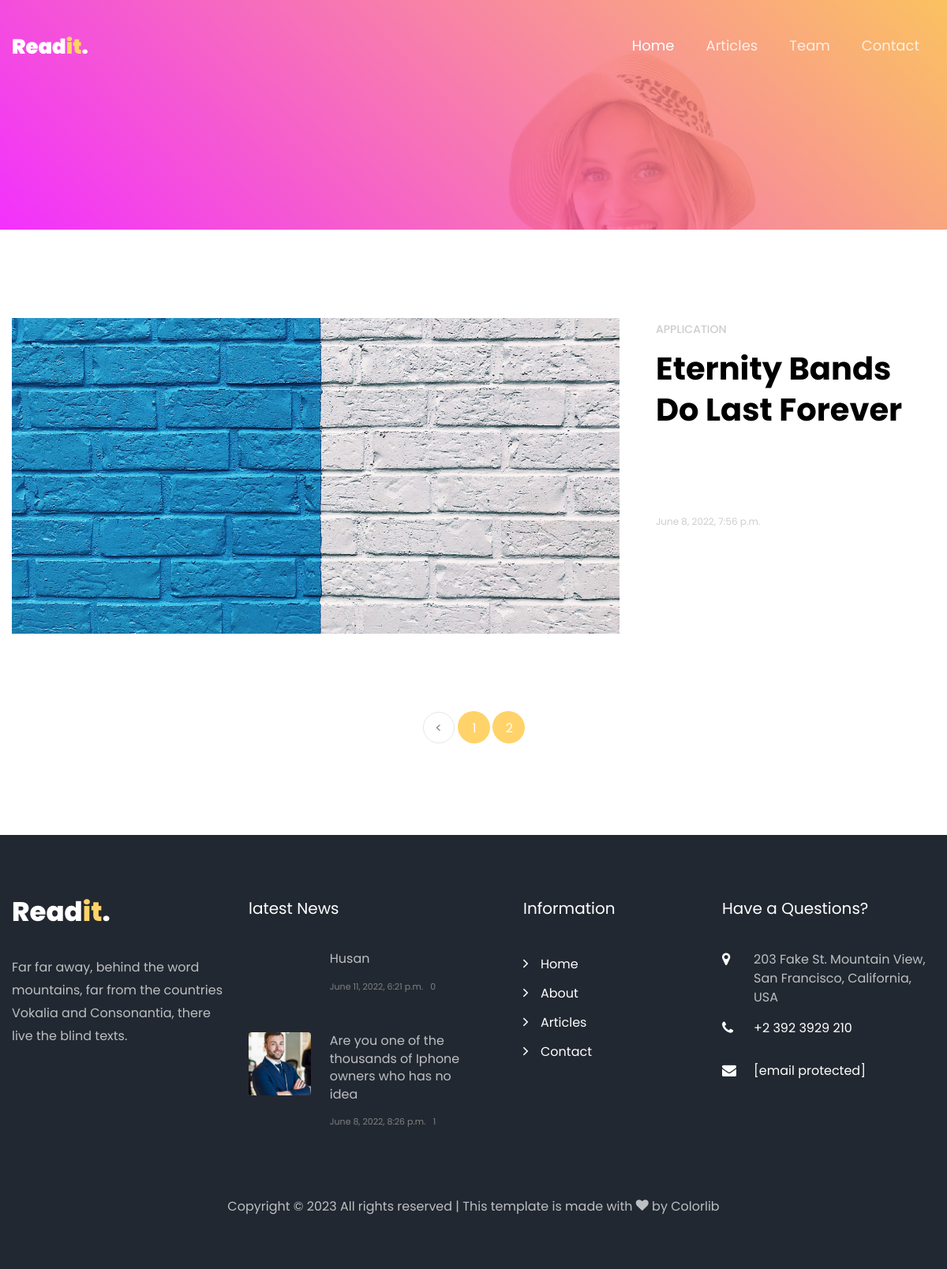
Page /?page=2 on the earlier database version.
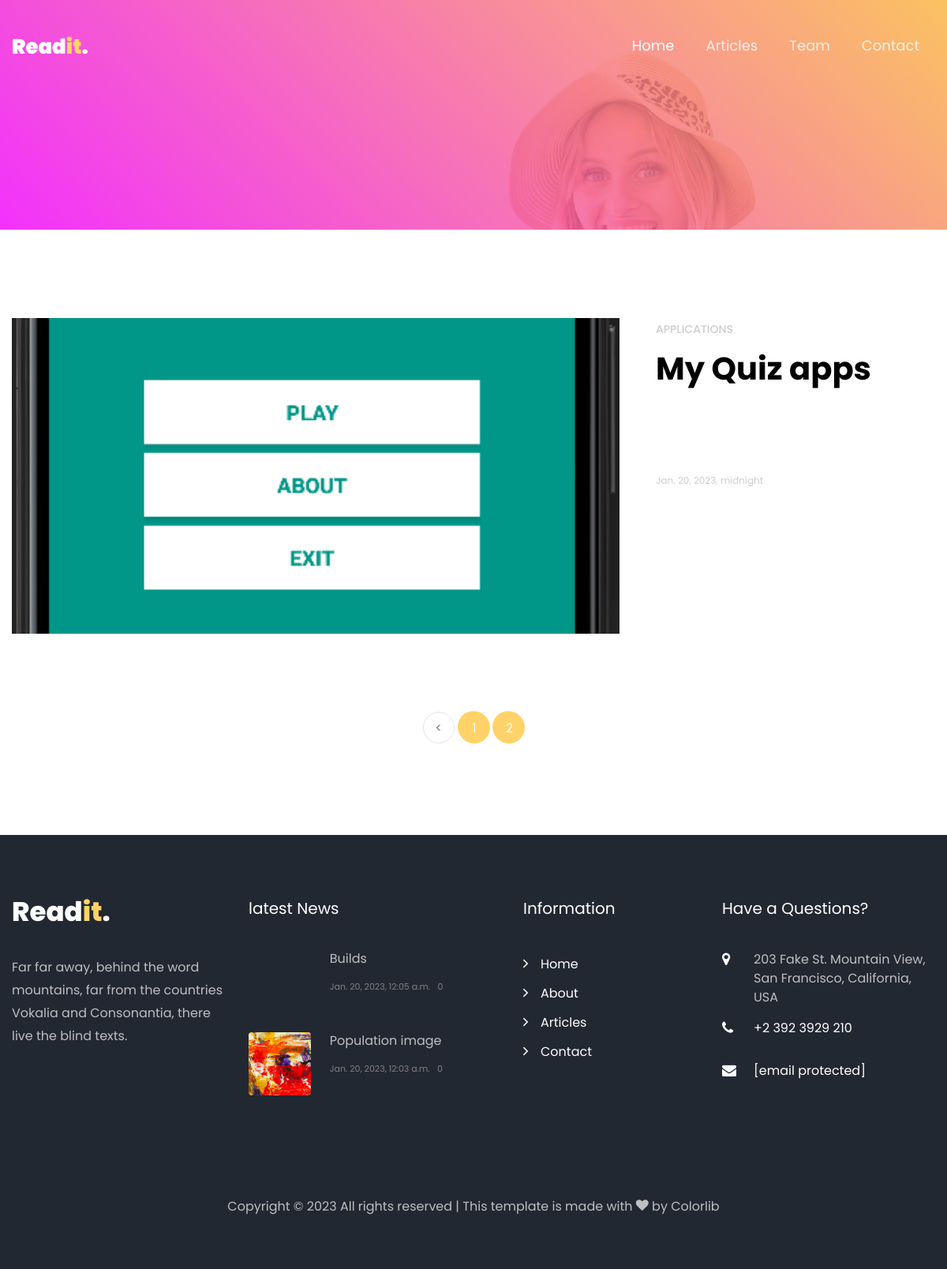
Same page on the later database version.
### readit_app/models.py (models this page shows, shortened)
class Timestamp(models.Model):
    created_at = models.DateTimeField(auto_now_add=True, blank=True, null=True)
    updated_at = models.DateTimeField(auto_now=True)
    class Meta:
        abstract = True

class Article(Timestamp):
    title = models.CharField(max_length=250, unique=True)
    slug = models.SlugField(blank=True, null=True, unique=True)
    category = models.ForeignKey(Category, on_delete=models.CASCADE)
    image = models.ImageField(upload_to='articles/')
    content = models.TextField()
    tag = models.ManyToManyField(Tag, blank=True)

class Category(models.Model):
    category = models.CharField(max_length=70)
    def __str__(self):
        return self.category

### readit_app/views.py (the view)
# urls.py: path('', home_view, name='home_view'),
def home_view(request):
    articles = Article.objects.all().order_by('-id')
    pagination = Paginator(articles[:3], 2)
    page = request.GET.get('page')
    article = pagination.get_page(page)
    lst = []
    for page in range(1, article.paginator.num_pages+1):
        lst.append(page)
    context = {
        'list': lst,
        'page': page,
        'article': article,
        'articles': articles,
    }
    return render(request, 'index.html', context)

### templates/index.html (shortened to what this page needs)
{% extends 'base.html' %}
{% load static %}
{% block content %}
    <div class="hero-wrap js-fullheight"
         style="background-image:url({% static 'images/xbg_1.jpg.pagespeed.ic.7wX3e-PeJV.jpg' %})"
         data-stellar-background-ratio="0.5">
        <div class="overlay"></div>
        <div class="container">
            <div class="row no-gutters slider-text js-fullheight align-items-center justify-content-start"
                 data-scrollax-parent="true">
            </div>
        </div>
    </div>
    <section class="ftco-section">
        <div class="container">
            <div class="row">
                <div class="col-md-12">
                    {% for article in article %}
                        <div class="case">
                            <div class="row">
                                <div class="col-md-6 col-lg-6 col-xl-8 d-flex">
                                    <a href="{% url 'readit:article_detail' slug=article.slug %}"
                                       class="img w-100 mb-3 mb-md-0"
                                       style="background-image:url({{ article.image.url }})"></a>
                                </div>
                                <div class="col-md-6 col-lg-6 col-xl-4 d-flex">
                                    <div class="text w-100 pl-md-3">
                                        <span class="subheading">{{ article.category }}</span>
                                        <h2>
                                            <a href="{% url 'readit:article_detail' slug=article.slug %}">{{ article.title }}</a>
                                        </h2>
                                        <div class="meta">
                                            <p class="mb-0"><a
                                                    href="/detail/{{ article.slug }}/">{{ article.created_at }}</a></p>
                                        </div>
                                    </div>
                                </div>
                            </div>
                        </div>
                    {% endfor %}
                </div>
            </div>
            <div class="row mt-5">
                <div class="col text-center">
                    <div class="block-27">
                        <ul>
                            {% if article.has_previous %}
                                <li><a href="?page={{ article.previous_page_number }}">&lt;</a></li>
                            {% endif %}
                            {% for foo in list %}
                                <li class="active"><span><a href="?page={{ foo }}">{{ foo }}</a></span></li>
                            {% endfor %}
                        </ul>
                    </div>
                </div>
            </div>
        </div>
    </section>
{% endblock %}

### templates/base.html (shortened to what this page needs)
{% load static %}
<!DOCTYPE html>
<html lang="en">
<head>
    <link rel="stylesheet"
          href="{% static 'css/open-iconic-bootstrap.min.css+animate.css+owl.carousel.min.css+owl.theme.default.min.css+magnific-popup.css+aos.css+ionicons.min.css+flaticon.css+icomoon.css+style.css' %}"/>
</head>
<body>
<nav class="navbar px-md-0 navbar-expand-lg navbar-dark ftco_navbar bg-dark ftco-navbar-light" id="ftco-navbar">
    <div class="container">
        <a class="navbar-brand" href="/">Read<i>it</i>.</a>
        <div class="collapse navbar-collapse" id="ftco-nav">
            <ul class="navbar-nav ml-auto">
                <li class="nav-item active"><a href="/" class="nav-link">Home</a></li>
                <li class="nav-item"><a href="/blog/" class="nav-link">Articles</a></li>
                <li class="nav-item"><a href="/about/" class="nav-link">Team</a></li>
                <li class="nav-item"><a href="/contact/" class="nav-link">Contact</a></li>
            </ul>
        </div>
    </div>
</nav>
{% block content %}
{% endblock %}
<footer class="ftco-footer ftco-bg-dark ftco-section">
    <div class="container">
        <div class="row mb-5">
            <div class="col-md">
                <div class="ftco-footer-widget mb-4">
                    <h2 class="logo"><a href="/">Read<span>it</span>.</a></h2>
                    <p>Far far away, behind the word mountains, far from the countries Vokalia and Consonantia, there
                        live the blind texts.</p>
                    <ul class="ftco-footer-social list-unstyled float-md-left float-lft mt-5">
                    </ul>
                </div>
            </div>
            <div class="col-md">
                <div class="ftco-footer-widget mb-4">
                    <h2 class="ftco-heading-2">latest News</h2>
                    {% for foo in articles|slice:2 %}
                        <div class="block-21 mb-4 d-flex">
                        <a class="img mr-4 rounded"
                           style="background-image:url({{ foo.image.url }})"></a>
                        <div class="text">
                            <h3 class="heading"><a href="{% url 'readit:article_detail' slug=foo.slug %}">{{ foo.title }}</a></h3>
                            <div class="meta">
                                <div><a href="#"></span> {{ foo.created_at }}</a></div>
                                <div><a href="#"></span> {{ foo.comment_set.count }}</a></div>
                            </div>
                        </div>
                    </div>
                    {% endfor %}
                </div>
            </div>
            <div class="col-md">
                <div class="ftco-footer-widget mb-4 ml-md-5">
                    <h2 class="ftco-heading-2">Information</h2>
                    <ul class="list-unstyled">
                        <li><a href="/" class="py-1 d-block"><span class="ion-ios-arrow-forward mr-3"></span>Home</a>
                        </li>
                        <li><a href="/about/" class="py-1 d-block"><span class="ion-ios-arrow-forward mr-3"></span>About</a>
                        </li>
                        <li><a href="/blog/" class="py-1 d-block"><span
                                class="ion-ios-arrow-forward mr-3"></span>Articles</a></li>
                        <li><a href="/contact/" class="py-1 d-block"><span class="ion-ios-arrow-forward mr-3"></span>Contact</a>
                        </li>
                    </ul>
                </div>
            </div>
            <div class="col-md">
                <div class="ftco-footer-widget mb-4">
                    <h2 class="ftco-heading-2">Have a Questions?</h2>
                    <div class="block-23 mb-3">
                        <ul>
                            <li><span class="icon icon-map-marker"></span><span class="text">203 Fake St. Mountain View, San Francisco, California, USA</span>
                            </li>
                            <li><a href="#"><span class="icon icon-phone"></span><span
                                    class="text">+2 392 3929 210</span></a></li>
                            <li><a href="/contact/"><span class="icon icon-envelope"></span><span class="text"><span
                                    class="__cf_email__" data-cfemail="244d4a424b645d4b5156404b49454d4a0a474b49">[email&#160;protected]</span></span></a>
                            </li>
                        </ul>
                    </div>
                </div>
            </div>
        </div>
        <div class="row">
            <div class="col-md-12 text-center">
                <p>
                    Copyright &copy;
                    All rights reserved | This template is made with <i class="icon-heart color-danger"
                                                                        aria-hidden="true"></i> by <a
                        href="https://colorlib.com/" target="_blank">Colorlib</a>
                </p>
            </div>
        </div>
    </div>
</footer>
</body>
</html>

Differences in the rows shown:
removed Article: image (picture), category "APPLICATION", title "Eternity Bands Do Last Forever", created_at "June 8, 2022, 7:56 p.m."
removed Article: title "Husan", created_at "June 11, 2022, 6:21 p.m.", comment_set.count "0", shown under "latest News"
removed Article: image (picture), title "Are you one of the thousands of Iphone owners who has no idea", created_at "June 8, 2022, 8:26 p.m.", comment_set.count "1", shown under "latest News"
now on this page (row edited): Article: image (picture), category "APPLICATIONS", title "My Quiz apps", created_at "Jan. 20, 2023, midnight"
added Article: title "Builds", created_at "Jan. 20, 2023, 12:05 a.m.", comment_set.count "0", shown under "latest News"
added Article: image (picture), title "Population image", created_at "Jan. 20, 2023, 12:03 a.m.", comment_set.count "0", shown under "latest News"
